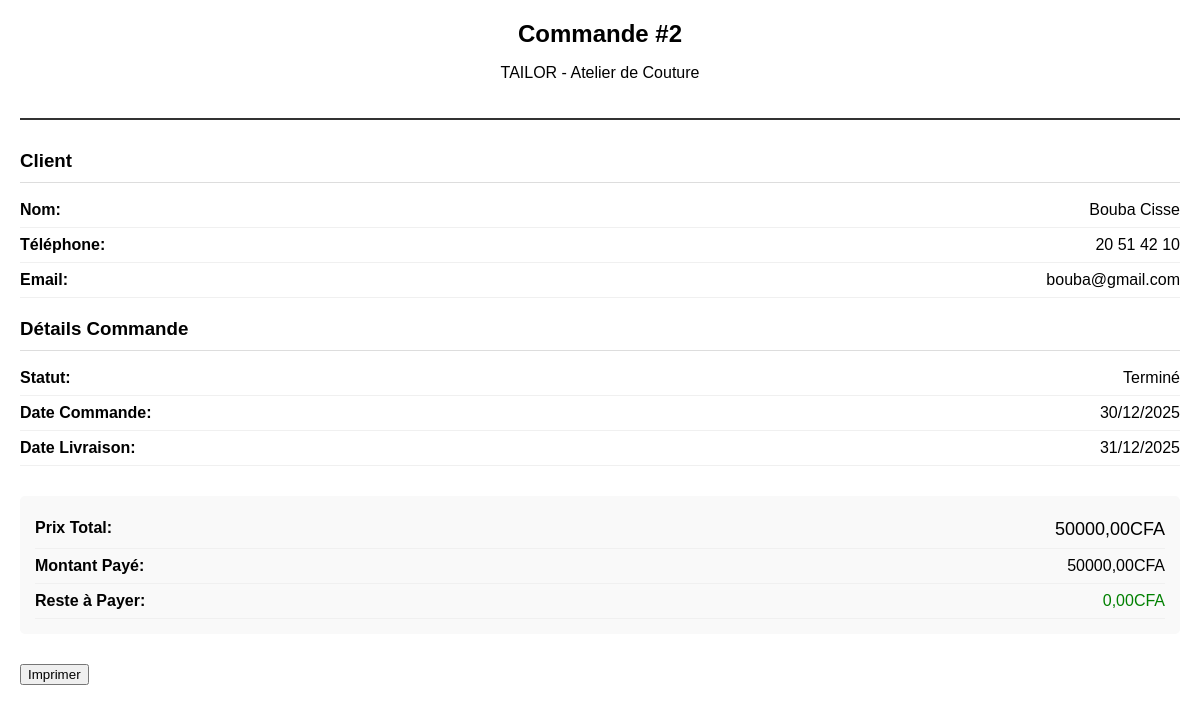
The page /commandes/2/imprimer/ (signed in) on the database its author committed.
### apps/commandes/models.py (models this page shows, shortened)
class Commande(models.Model):
    STATUT_CHOICES = (
        ('encours', 'En cours'),
        ('termine', 'Terminé'),
        ('livre', 'Livré'),
        ('annule', 'Annulé'),
    )
    id = models.AutoField(primary_key=True)
    client = models.ForeignKey(Client, on_delete=models.CASCADE, related_name='commandes')
    mesure = models.ForeignKey(Mesure, on_delete=models.SET_NULL, null=True, blank=True)
    type_habit = models.ForeignKey(TypeHabit, on_delete=models.SET_NULL, null=True, blank=True)
    modele = models.ForeignKey(Modele, on_delete=models.SET_NULL, null=True, blank=True)
    tissu = models.ForeignKey(Tissu, on_delete=models.SET_NULL, null=True, blank=True)
    date_commande = models.DateField(auto_now_add=True)
    date_livraison = models.DateField(null=True, blank=True)
    statut = models.CharField(max_length=20, choices=STATUT_CHOICES, default='encours')
    prix_total = models.DecimalField(max_digits=10, decimal_places=0)
    avance = models.DecimalField(max_digits=10, decimal_places=0, default=0, null=True, blank=True) # type: ignore
    reste_a_payer = models.DecimalField(max_digits=10, decimal_places=0, default=0, null=True, blank=True) # type: ignore
    note = models.TextField(blank=True)
    class Meta:
        ordering = ['-date_commande']
    def get_montant_paye(self):
        total = self.paiements.aggregate( # type: ignore
            total=Sum('montant')
        )['total']
        return total or Decimal('0.00')
    def get_reste_a_payer(self):
        montant_paye = self.get_montant_paye()
        return self.prix_total - montant_paye

### apps/clients/models.py (models this page shows, shortened)
class Client(models.Model):
    GENRE_CHOICES = (
        ('M', 'Homme'),
        ('F', 'Femme'),
    )
    prenom = models.CharField(max_length=100)
    nom = models.CharField(max_length=100)
    genre = models.CharField(
        max_length=1,
        choices=GENRE_CHOICES,
        blank=True,
        null=True
    )
    telephone = models.CharField(max_length=20, unique=True)
    email = models.EmailField(blank=True, null=True)
    adresse = models.TextField(blank=True)
    note = models.TextField(
        blank=True,
        help_text="Informations particulières sur le client"
    )
    is_active = models.BooleanField(default=True)
    created_at = models.DateTimeField(auto_now_add=True)
    updated_at = models.DateTimeField(auto_now=True)
    class Meta:
        ordering = ['nom', 'prenom']
        verbose_name = "Client"
        verbose_name_plural = "Clients"

### apps/commandes/views.py (the view)
# urls.py: path('<int:pk>/imprimer/', commande_print, name='commande_print'),
@login_required
def commande_print(request, pk):
    commande = get_object_or_404(Commande, pk=pk)
    return render(request, 'commandes/commande_print.html', {'commande': commande})

### apps/core/context_processors.py (called while the page is built)
def notifications_processor(request):
    if request.user.is_authenticated:
        unread_notifications = Notification.objects.filter(user=request.user, is_read=False)
        return {
            'notifications_count': unread_notifications.count(),
            'recent_notifications': unread_notifications[:5]
        }
    return {
        'notifications_count': 0,
        'recent_notifications': []
    }

### apps/messagerie/context_processors.py (called while the page is built)
def unread_messages_count(request):
    if request.user.is_authenticated:
        try:
            personnel_profile = request.user.personnel_profile
            unread_count = Message.objects.filter(recipient=personnel_profile, is_read=False).count()
            recent_messages = Message.objects.filter(recipient=personnel_profile).order_by('-created_at')[:5]
            return {
                'unread_messages_count': unread_count,
                'recent_user_messages': recent_messages
            }
        except Personnel.DoesNotExist:
            pass
    return {
        'unread_messages_count': 0,
        'recent_user_messages': []
    }

### apps/panier/context_processors.py (called while the page is built)
def cart(request):
    return {'cart': Cart(request)}

### apps/commandes/templates/commandes/commande_print.html (shortened to what this page needs)
<!DOCTYPE html>
<html>
<head>
</head>
<body>
    <div class="print-header">
        <h1>Commande #{{ commande.id }}</h1>
        <p>TAILOR - Atelier de Couture</p>
    </div>
    <div class="info-section">
        <h3>Client</h3>
        <div class="info-row">
            <span class="label">Nom:</span>
            <span>{{ commande.client.prenom }} {{ commande.client.nom }}</span>
        </div>
        <div class="info-row">
            <span class="label">Téléphone:</span>
            <span>{{ commande.client.telephone }}</span>
        </div>
        <div class="info-row">
            <span class="label">Email:</span>
            <span>{{ commande.client.email }}</span>
        </div>
    </div>
    <div class="info-section">
        <h3>Détails Commande</h3>
        <div class="info-row">
            <span class="label">Statut:</span>
            <span>{{ commande.get_statut_display }}</span>
        </div>
        <div class="info-row">
            <span class="label">Date Commande:</span>
            <span>{{ commande.date_commande|date:"d/m/Y" }}</span>
        </div>
        <div class="info-row">
            <span class="label">Date Livraison:</span>
            <span>{{ commande.date_livraison|date:"d/m/Y"|default:"-" }}</span>
        </div>
    </div>
    <div class="total-section">
        <div class="info-row">
            <span class="label">Prix Total:</span>
            <span style="font-size: 18px;">{{ commande.prix_total|floatformat:2 }}CFA</span>
        </div>
        <div class="info-row">
            <span class="label">Montant Payé:</span>
            <span>{{ commande.get_montant_paye|floatformat:2 }}CFA</span>
        </div>
        <div class="info-row">
            <span class="label">Reste à Payer:</span>
            <span style="color: {% if commande.get_reste_a_payer > 0 %}red{% else %}green{% endif %};">
                {{ commande.get_reste_a_payer|floatformat:2 }}CFA
            </span>
        </div>
    </div>
    <button class="no-print" onclick="window.print()">Imprimer</button>
</body>
</html>

### apps/commandes/templates/commandes/commande_print.html (style rules this page uses)
body { font-family: Arial, sans-serif; margin: 20px; }
.print-header { text-align: center; margin-bottom: 30px; border-bottom: 2px solid #333; padding-bottom: 20px; }
.print-header h1 { margin: 0; font-size: 24px; }
.info-section { margin: 20px 0; }
.info-section h3 { border-bottom: 1px solid #ddd; padding-bottom: 10px; margin-bottom: 10px; }
.info-row { display: flex; justify-content: space-between; padding: 8px 0; border-bottom: 1px solid #f0f0f0; }
.label { font-weight: bold; }
.total-section { margin: 30px 0; background: #f9f9f9; padding: 15px; border-radius: 5px; }

### rows shown on the page
Commande: id "2", client.prenom "Bouba", client.nom "Cisse", client.telephone "20 51 42 10", client.email "bouba@gmail.com", statut "Terminé", date_commande "30/12/2025", date_livraison "31/12/2025", prix_total "50000,00", get_montant_paye "50000,00", get_reste_a_payer "0,00"
